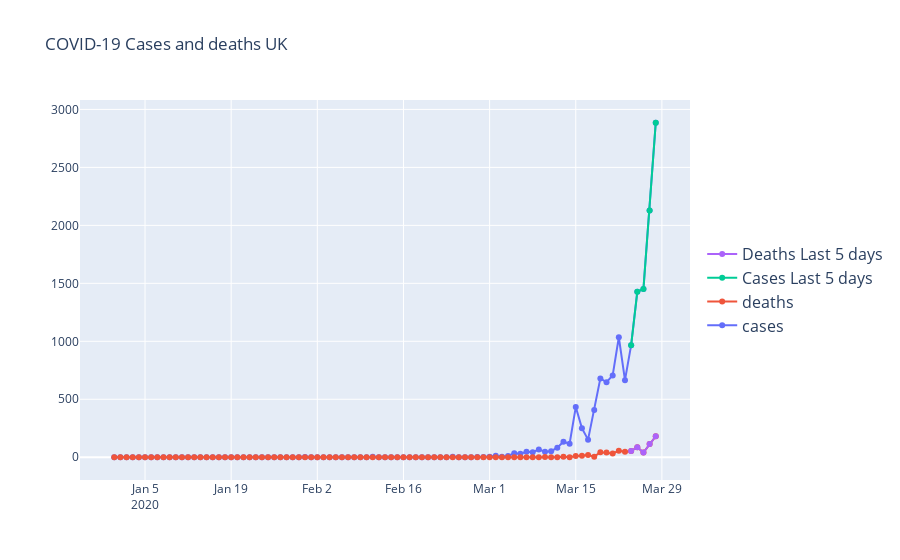

The cell this chart's notebook holds for it:
### Code cell
import plotly.graph_objects as go
import numpy as np

x = countryFilter(data=data, Country='United_Kingdom').cases
y = countryFilter(data=data, Country='United_Kingdom').deaths

fig = go.Figure()
fig.add_trace(go.Scatter(x=df2.dateRep, y=x, name="cases"))

fig.add_trace(go.Scatter(x=df2.dateRep, y=y, name="deaths"))

fig.add_trace(go.Scatter(x=df2.dateRep, y=x.head(), name="Cases Last 5 days"))

fig.add_trace(go.Scatter(x=df2.dateRep, y=y.head(), name="Deaths Last 5 days"))

fig.update_traces(mode='lines+markers')
fig.update_layout(title='COVID-19 Cases and deaths UK' ,  legend=dict(y=0.5, traceorder='reversed', font_size=16))
fig.update
fig.show()
